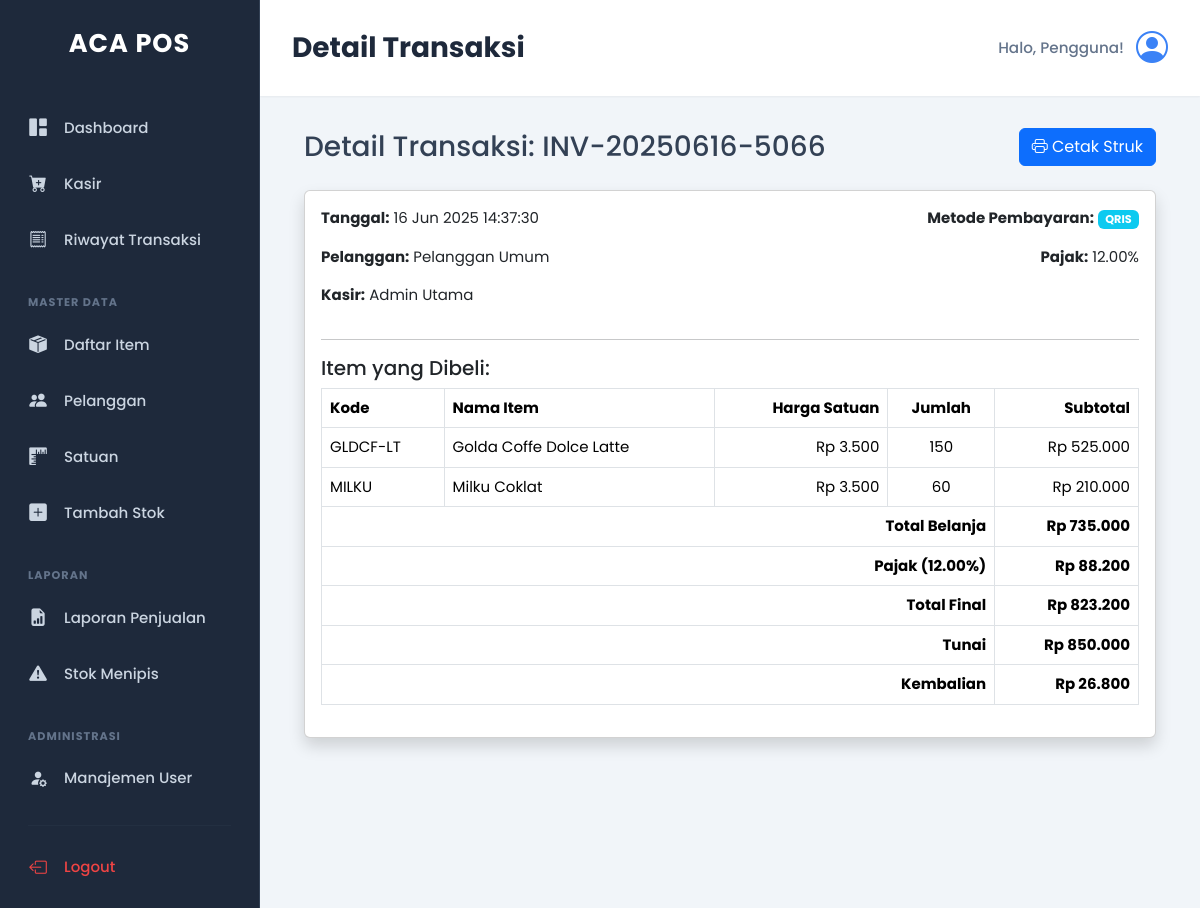
Page /transaksi/detail_transaksi.php?id=7 (signed in) on the committed database.
### tables this page shows
CREATE TABLE `transaksi` (
  `id_transaksi` int(11) NOT NULL,
  `kode_invoice` varchar(20) NOT NULL,
  `id_pelanggan` int(11) DEFAULT NULL,
  `id_user` int(11) NOT NULL,
  `tanggal_transaksi` datetime NOT NULL,
  `total_belanja` decimal(10,2) NOT NULL,
  `pajak_persen` decimal(5,2) DEFAULT 0.00,
  `total_final` decimal(10,2) NOT NULL,
  `tunai` decimal(10,2) NOT NULL,
  `kembalian` decimal(10,2) NOT NULL,
  `metode_pembayaran` enum('CASH','QRIS') NOT NULL
);

CREATE TABLE `users` (
  `id_user` int(11) NOT NULL,
  `nama_lengkap` varchar(100) NOT NULL,
  `username` varchar(50) NOT NULL,
  `password` varchar(255) NOT NULL,
  `role` enum('administrator','kasir') NOT NULL
);

CREATE TABLE `detail_transaksi` (
  `id_detail` int(11) NOT NULL,
  `id_transaksi` int(11) NOT NULL,
  `id_item` int(11) NOT NULL,
  `jumlah` int(11) NOT NULL,
  `harga_saat_transaksi` decimal(10,2) NOT NULL,
  `sub_total` decimal(10,2) NOT NULL
);

CREATE TABLE `item` (
  `id_item` int(11) NOT NULL,
  `kode_item` varchar(20) NOT NULL,
  `nama_item` varchar(100) NOT NULL,
  `id_satuan` int(11) NOT NULL,
  `harga_jual` decimal(10,2) NOT NULL,
  `stok` int(11) NOT NULL DEFAULT 0,
  `stok_minimum` int(11) NOT NULL DEFAULT 10
);

### config/koneksi.php (called while the page is built, shortened)
<?php
function format_rupiah($angka){
    return "Rp " . number_format($angka, 0, ',', '.');
}
?>

### transaksi/detail_transaksi.php (the view, shortened to what this page needs)
<?php
include __DIR__ . '/../template/header.php';
include __DIR__ . '/../template/sidebar.php';
$id_transaksi = (int)$_GET['id'];
$query_transaksi = "SELECT t.*, p.nama_pelanggan, u.nama_lengkap AS nama_kasir
                    FROM transaksi t
                    LEFT JOIN pelanggan p ON t.id_pelanggan = p.id_pelanggan
                    JOIN users u ON t.id_user = u.id_user
                    WHERE t.id_transaksi = $id_transaksi";
$transaksi = mysqli_fetch_assoc(mysqli_query($koneksi, $query_transaksi));
$query_detail = "SELECT dt.*, i.nama_item, i.kode_item
                 FROM detail_transaksi dt
                 JOIN item i ON dt.id_item = i.id_item
                 WHERE dt.id_transaksi = $id_transaksi";
$detail_result = mysqli_query($koneksi, $query_detail);
?>
<div class="container-fluid">
    <div class="d-flex justify-content-between align-items-center mb-4">
        <h1 class="h3 mb-0 text-gray-800">Detail Transaksi: <?= $transaksi['kode_invoice']; ?></h1>
        <a href="cetak_struk.php?id=<?= $id_transaksi ?>" target="_blank" class="btn btn-primary"><i class="bi bi-printer"></i> Cetak Struk</a>
    </div>
    <div class="row">
        <div class="col-lg-12">
            <div class="card shadow mb-4">
                <div class="card-body">
                    <div class="row mb-3">
                        <div class="col-md-6">
                            <p><strong>Tanggal:</strong> <?= date('d M Y H:i:s', strtotime($transaksi['tanggal_transaksi'])) ?></p>
                            <p><strong>Pelanggan:</strong> <?= $transaksi['nama_pelanggan'] ?: 'Pelanggan Umum' ?></p>
                            <p><strong>Kasir:</strong> <?= $transaksi['nama_kasir'] ?></p>
                        </div>
                        <div class="col-md-6 text-md-end">
                            <p><strong>Metode Pembayaran:</strong> <span class="badge bg-info"><?= $transaksi['metode_pembayaran'] ?></span></p>
                            <p><strong>Pajak:</strong> <?= $transaksi['pajak_persen'] ?>%</p>
                        </div>
                    </div>
                    <hr>
                    <h5>Item yang Dibeli:</h5>
                    <table class="table table-bordered">
                        <thead>
                            <tr>
                                <th>Kode</th>
                                <th>Nama Item</th>
                                <th class="text-end">Harga Satuan</th>
                                <th class="text-center">Jumlah</th>
                                <th class="text-end">Subtotal</th>
                            </tr>
                        </thead>
                        <tbody>
                        <?php while ($item = mysqli_fetch_assoc($detail_result)): ?>
                            <tr>
                                <td><?= $item['kode_item'] ?></td>
                                <td><?= $item['nama_item'] ?></td>
                                <td class="text-end"><?= format_rupiah($item['harga_saat_transaksi']) ?></td>
                                <td class="text-center"><?= $item['jumlah'] ?></td>
                                <td class="text-end"><?= format_rupiah($item['sub_total']) ?></td>
                            </tr>
                        <?php endwhile; ?>
                        </tbody>
                        <tfoot>
                            <tr>
                                <th colspan="4" class="text-end">Total Belanja</th>
                                <th class="text-end"><?= format_rupiah($transaksi['total_belanja']) ?></th>
                            </tr>
                             <tr>
                                <th colspan="4" class="text-end">Pajak (<?= $transaksi['pajak_persen'] ?>%)</th>
                                <th class="text-end"><?= format_rupiah($transaksi['total_final'] - $transaksi['total_belanja']) ?></th>
                            </tr>
                            <tr>
                                <th colspan="4" class="text-end fw-bold">Total Final</th>
                                <th class="text-end fw-bold"><?= format_rupiah($transaksi['total_final']) ?></th>
                            </tr>
                            <tr>
                                <th colspan="4" class="text-end">Tunai</th>
                                <th class="text-end"><?= format_rupiah($transaksi['tunai']) ?></th>
                            </tr>
                             <tr>
                                <th colspan="4" class="text-end">Kembalian</th>
                                <th class="text-end"><?= format_rupiah($transaksi['kembalian']) ?></th>
                            </tr>
                        </tfoot>
                    </table>
                </div>
            </div>
        </div>
    </div>
</div>
<?php
include __DIR__ . '/../template/footer.php';
?>

### assets/css/style.css (style rules this page uses)
:root { --primary-color: #3b82f6; --primary-color-light: rgba(59, 130, 246, 0.1); --sidebar-bg: #1e293b; --sidebar-text: #cbd5e1; --sidebar-text-hover: #ffffff; --sidebar-link-active-text: var(--primary-color); --sidebar-link-active-bg: var(--primary-color-light); --sidebar-separator: #334155; --main-bg: #f1f5f9; --content-bg: #ffffff; --text-color: #334155; --text-muted: #64748b; --border-color: #e2e8f0; --danger-color: #ef4444; --danger-hover-bg: rgba(239, 68, 68, 0.1); --font-family: 'Poppins', -apple-system, BlinkMacSystemFont, "Segoe UI", Roboto, "Helvetica Neue", Arial, sans-serif; --shadow-sm: 0 1px 2px 0 rgb(0 0 0 / 0.05); --shadow-md: 0 4px 6px -1px rgb(0 0 0 / 0.1), 0 2px 4px -2px rgb(0 0 0 / 0.1); }
body { background-color: var(--main-bg); color: var(--text-color); font-family: var(--font-family); font-size: 15px; }

### rows in the picture
transaksi: kode_invoice "INV-20250616-5066", tanggal_transaksi "16 Jun 2025 14:37:30", id_user.nama_lengkap "Admin Utama", metode_pembayaran "QRIS", pajak_persen "12.00", total_belanja "Rp 735.000", format_rupiah($transaksi['total_final'] - $transaksi['total_belanja']) "Rp 88.200", total_final "Rp 823.200", tunai "Rp 850.000", kembalian "Rp 26.800"
detail_transaksi: id_item.kode_item "GLDCF-LT", id_item.nama_item "Golda Coffe Dolce Latte", harga_saat_transaksi "Rp 3.500", jumlah "150", sub_total "Rp 525.000"
detail_transaksi: id_item.kode_item "MILKU", id_item.nama_item "Milku Coklat", harga_saat_transaksi "Rp 3.500", jumlah "60", sub_total "Rp 210.000"

### other values in the picture
$title "Detail Transaksi"
$nama_user "Pengguna"
$transaksi['nama_pelanggan'] ?: 'Pelanggan Umum' "Pelanggan Umum"
